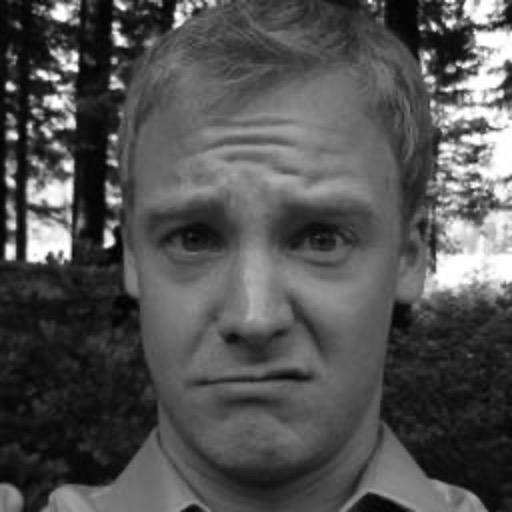
#> input picture Wavelet Thresholding/Test_Image.jpg, 512 x 512 px
$ python run_improved_experiment.py
#> lines starting #> are read from the running program, lines starting #| are printed output that depends on the picture
### Wavelet Thresholding/improved_wavelet_denoising.py
import numpy as np
import cv2
import matplotlib.pyplot as plt
import pywt
from skimage.metrics import peak_signal_noise_ratio as psnr
from skimage.metrics import structural_similarity as ssim
import time
import os
import pandas as pd

def add_gaussian_noise(image, sigma=25):
    """
    Add Gaussian noise to an image.

    Args:
        image: Input image (normalized to [0,1])
        sigma: Standard deviation of the Gaussian noise (in range [0,255])

    Returns:
        Noisy image
    """
    # Convert sigma from [0,255] to [0,1] range
    sigma_normalized = sigma / 255.0

    # Generate noise and add to image
    noise = np.random.normal(0, sigma_normalized, image.shape)
    noisy_image = image + noise
    noisy_image = np.clip(noisy_image, 0, 1)

    # Print debug info
    print(f"Noise generation - Original image shape: {image.shape}, min: {image.min():.4f}, max: {image.max():.4f}")
    print(f"Noisy image - min: {noisy_image.min():.4f}, max: {noisy_image.max():.4f}")

    return noisy_image

def wavelet_denoising(noisy_image, wavelet='db8', level=3, threshold_mode='soft', threshold_scale=1.0):
    """
    Denoise an image using wavelet thresholding.

    Args:
        noisy_image: Input noisy image
        wavelet: Wavelet family to use
        level: Decomposition level
        threshold_mode: 'soft' or 'hard' thresholding
        threshold_scale: Scale factor for the threshold (adjust to tune denoising strength)

    Returns:
        Denoised image and execution time
    """
    # Start timing
    start_time = time.time()

    # Debug input image
    print(f"Input to wavelet_denoising - shape: {noisy_image.shape}, dtype: {noisy_image.dtype}")
    print(f"Input image stats - min: {noisy_image.min():.4f}, max: {noisy_image.max():.4f}")

    # Ensure the image is in float format
    if noisy_image.dtype != np.float32:
        noisy_image = noisy_image.astype(np.float32)
        if noisy_image.max() > 1.0:
            noisy_image /= 255.0
        print("Converted image to float32")

    # Create a copy to work with (avoid modifying the original)
    img = noisy_image.copy()

    # Handle grayscale vs. color images
    if len(img.shape) == 3 and img.shape[2] == 3:
        print("Processing color image")
        # Process each channel separately
        denoised_channels = []
        for i in range(3):
            # Get the current channel
            channel = img[:, :, i]

            # Decompose using wavelet transform
            coeffs = pywt.wavedec2(channel, wavelet, level=level)

            # Estimate noise using the finest-scale coefficients (HH subband)
            finest_level_coeffs = coeffs[1][2]  # HH subband
            noise_sigma = np.median(np.abs(finest_level_coeffs)) / 0.6745

            # Ensure threshold is not too small
            noise_sigma = max(noise_sigma, 0.01)

            # Calculate threshold (universal threshold)
            threshold = noise_sigma * np.sqrt(2 * np.log(channel.size)) * threshold_scale

            print(f"Channel {i} - MAD: {noise_sigma:.6f}, Threshold: {threshold:.6f}")

            # Apply thresholding to detail coefficients
            new_coeffs = list(coeffs)
            for j in range(1, len(coeffs)):
                # Apply threshold to each subband (horizontal, vertical, diagonal)
                if threshold_mode == 'soft':
                    new_coeffs[j] = tuple(pywt.threshold(c, threshold, mode='soft') for c in coeffs[j])
                else:  # hard thresholding
                    new_coeffs[j] = tuple(pywt.threshold(c, threshold, mode='hard') for c in coeffs[j])

            # Reconstruct the channel
            denoised_channel = pywt.waverec2(new_coeffs, wavelet)

            # Handle potential size mismatch
            denoised_channel = denoised_channel[:channel.shape[0], :channel.shape[1]]

            # Debug info
            print(f"Denoised channel {i} - min: {denoised_channel.min():.4f}, max: {denoised_channel.max():.4f}")

            # Add the denoised channel to the list
            denoised_channels.append(denoised_channel)

        # Stack channels
        denoised_image = np.stack(denoised_channels, axis=2)
    else:
        print("Processing grayscale image")
        # Process grayscale image
        coeffs = pywt.wavedec2(img, wavelet, level=level)

        # Estimate noise using the finest-scale coefficients (HH subband)
        finest_level_coeffs = coeffs[1][2]  # HH subband
        noise_sigma = np.median(np.abs(finest_level_coeffs)) / 0.6745

        # Ensure threshold is not too small
        noise_sigma = max(noise_sigma, 0.01)

        # Calculate threshold (universal threshold)
        threshold = noise_sigma * np.sqrt(2 * np.log(img.size)) * threshold_scale

        print(f"Grayscale - MAD: {noise_sigma:.6f}, Threshold: {threshold:.6f}")

        # Apply thresholding to detail coefficients
        new_coeffs = list(coeffs)
        for j in range(1, len(coeffs)):
            # Apply threshold to each subband (horizontal, vertical, diagonal)
            if threshold_mode == 'soft':
                new_coeffs[j] = tuple(pywt.threshold(c, threshold, mode='soft') for c in coeffs[j])
            else:  # hard thresholding
                new_coeffs[j] = tuple(pywt.threshold(c, threshold, mode='hard') for c in coeffs[j])

        # Reconstruct image
        denoised_image = pywt.waverec2(new_coeffs, wavelet)

        # Handle potential size mismatch
        denoised_image = denoised_image[:img.shape[0], :img.shape[1]]

    # Ensure the output is in the valid range [0, 1]
    denoised_image = np.clip(denoised_image, 0, 1)

    # Debug output
    print(f"Final output image - min: {denoised_image.min():.4f}, max: {denoised_image.max():.4f}")

    # End timing
    end_time = time.time()
    execution_time = end_time - start_time

    return denoised_image, execution_time

def denoise_standard(noisy_image, method='gaussian', **kwargs):
    """
    Apply standard denoising methods for comparison.

    Args:
        noisy_image: Input noisy image
        method: Denoising method ('gaussian', 'bilateral', 'median')
        kwargs: Additional parameters for the denoising method

    Returns:
        Denoised image and execution time
    """
    # Start timing
    start_time = time.time()

    # Ensure the image is in uint8 format
    if noisy_image.dtype != np.uint8:
        if np.max(noisy_image) <= 1.0:
            img_uint8 = (noisy_image * 255).astype(np.uint8)
        else:
            img_uint8 = noisy_image.astype(np.uint8)
    else:
        img_uint8 = noisy_image

    # Apply denoising method
    if method == 'gaussian':
        # Default parameters if not provided
        ksize = kwargs.get('ksize', (5, 5))
        sigma = kwargs.get('sigma', 1.5)

        if len(img_uint8.shape) == 3:  # Color image
            denoised_img = cv2.GaussianBlur(img_uint8, ksize, sigma)
        else:  # Grayscale image
            denoised_img = cv2.GaussianBlur(img_uint8, ksize, sigma)

    elif method == 'bilateral':
        # Default parameters if not provided
        d = kwargs.get('d', 9)
        sigma_color = kwargs.get('sigma_color', 75)
        sigma_space = kwargs.get('sigma_space', 75)

        if len(img_uint8.shape) == 3:  # Color image
            denoised_img = cv2.bilateralFilter(img_uint8, d, sigma_color, sigma_space)
        else:  # Grayscale image
            denoised_img = cv2.bilateralFilter(img_uint8, d, sigma_color, sigma_space)

    elif method == 'median':
        # Default parameters if not provided
        ksize = kwargs.get('ksize', 5)

        if len(img_uint8.shape) == 3:  # Color image
            denoised_img = cv2.medianBlur(img_uint8, ksize)
        else:  # Grayscale image
            denoised_img = cv2.medianBlur(img_uint8, ksize)
    else:
        raise ValueError(f"Unknown method: {method}")

    # Convert back to float32 [0,1] if input was float
    if noisy_image.dtype == np.float32 or noisy_image.dtype == np.float64:
        denoised_img = denoised_img.astype(np.float32) / 255.0

    # End timing
    end_time = time.time()
    execution_time = end_time - start_time

    return denoised_img, execution_time

def experiment_multiple_methods(image_path, save_results=True):
    """
    Run experiment with several denoising methods for comparison.

    Args:
        image_path: Path to the original image
        save_results: Whether to save results and figures
    """
#> called with image_path = 'Test_Image.jpg', save_results = True
    # Load image
    print(f"Loading image from {image_path}...")
    original_image = cv2.imread(image_path)
#> original_image is the input picture: shape (512, 512, 3); min 0, max 255, mean 81.9

    if original_image is None:
        raise ValueError(f"Could not load image from {image_path}. Check the file path.")

    print(f"Original image shape: {original_image.shape}, dtype: {original_image.dtype}")
#| Original image shape: (512, 512, 3), dtype: uint8
    print(f"Original image min: {original_image.min()}, max: {original_image.max()}")
#| Original image min: 0, max: 255

    # Convert to RGB (from BGR) if it's a color image
    if len(original_image.shape) == 3 and original_image.shape[2] == 3:
        original_image = cv2.cvtColor(original_image, cv2.COLOR_BGR2RGB)
        print("Converted from BGR to RGB")
    elif len(original_image.shape) == 2:
        print("Image is grayscale")

    # Save original image for reference
    if save_results:
        os.makedirs('results', exist_ok=True)
        os.makedirs('results/denoising_comparison', exist_ok=True)
        cv2.imwrite('results/denoising_comparison/original.png',
                   cv2.cvtColor(original_image, cv2.COLOR_RGB2BGR) if len(original_image.shape) == 3
                   else original_image)

    # Normalize to [0, 1]
    original_float = original_image.astype(np.float32) / 255.0
    print(f"Normalized image min: {original_float.min()}, max: {original_float.max()}")
#| Normalized image min: 0.0, max: 1.0

    # Define noise levels to test
    noise_levels = [25]  # Using only one noise level for simplicity

    # Initialize results table
    results_data = []

    # Loop through noise levels
    for noise_sigma in noise_levels:
        print(f"\nAdding noise with sigma = {noise_sigma}...")

        # Add noise to original image
        noisy_image = add_gaussian_noise(original_float, sigma=noise_sigma)

        # Calculate metrics for noisy image
        noisy_psnr_val = psnr(original_float, noisy_image)
        noisy_ssim_val = ssim(original_float, noisy_image,
                            channel_axis=2 if len(original_float.shape) > 2 else None,
                            data_range=1.0)

        print(f"Noisy image (sigma={noise_sigma}) - PSNR: {noisy_psnr_val:.2f} dB, SSIM: {noisy_ssim_val:.4f}")

        # Add noisy image to results
        results_data.append({
            'Noise_Level': noise_sigma,
            'Method': 'Noisy',
            'PSNR': noisy_psnr_val,
            'SSIM': noisy_ssim_val,
            'Runtime': 0
        })

        # Save noisy image
        if save_results:
            noisy_uint8 = (noisy_image * 255).astype(np.uint8)
            noisy_img_path = f"results/denoising_comparison/noisy_sigma{noise_sigma}.png"
            if len(noisy_image.shape) == 3:
                cv2.imwrite(noisy_img_path, cv2.cvtColor(noisy_uint8, cv2.COLOR_RGB2BGR))
            else:
                cv2.imwrite(noisy_img_path, noisy_uint8)

        # Test different denoising methods

        # 1. Standard OpenCV methods
        methods = {
            'Gaussian': ('gaussian', {'ksize': (5, 5), 'sigma': 1.5}),
            'Bilateral': ('bilateral', {'d': 9, 'sigma_color': 75, 'sigma_space': 75}),
            'Median': ('median', {'ksize': 5})
        }

        for method_name, (method, params) in methods.items():
            print(f"\nTesting {method_name} filter...")

            try:
                denoised_image, runtime = denoise_standard(noisy_image, method=method, **params)

                # Calculate metrics
                denoised_psnr = psnr(original_float, denoised_image)
                denoised_ssim = ssim(original_float, denoised_image,
                                  channel_axis=2 if len(original_float.shape) > 2 else None,
                                  data_range=1.0)

                # Add to results
                results_data.append({
                    'Noise_Level': noise_sigma,
                    'Method': method_name,
                    'PSNR': denoised_psnr,
                    'SSIM': denoised_ssim,
                    'Runtime': runtime
                })

                print(f"  PSNR: {denoised_psnr:.2f} dB, SSIM: {denoised_ssim:.4f}, Runtime: {runtime:.4f} s")

                # Save denoised image
                if save_results:
                    denoised_uint8 = (denoised_image * 255).astype(np.uint8)
                    denoised_img_path = f"results/denoising_comparison/denoised_{method_name}_sigma{noise_sigma}.png"
                    if len(denoised_image.shape) == 3:
                        cv2.imwrite(denoised_img_path, cv2.cvtColor(denoised_uint8, cv2.COLOR_RGB2BGR))
                    else:
                        cv2.imwrite(denoised_img_path, denoised_uint8)

            except Exception as e:
                print(f"  Error: {str(e)}")

        # 2. Wavelet methods
        wavelet_params = [
            ('db8', 2, 'soft', 0.5),
            ('db8', 2, 'hard', 0.5),
            ('sym8', 2, 'soft', 0.5),
            ('sym8', 2, 'hard', 0.5),
        ]

        for wavelet, level, mode, scale in wavelet_params:
            method_name = f"Wavelet_{wavelet}_L{level}_{mode}_s{scale}"
            print(f"\nTesting {method_name}...")

            try:
                denoised_image, runtime = wavelet_denoising(
                    noisy_image, wavelet=wavelet, level=level,
                    threshold_mode=mode, threshold_scale=scale)

                # Calculate metrics
                denoised_psnr = psnr(original_float, denoised_image)
                denoised_ssim = ssim(original_float, denoised_image,
                                  channel_axis=2 if len(original_float.shape) > 2 else None,
                                  data_range=1.0)

                # Add to results
                results_data.append({
                    'Noise_Level': noise_sigma,
                    'Method': method_name,
                    'PSNR': denoised_psnr,
                    'SSIM': denoised_ssim,
                    'Runtime': runtime
                })

                print(f"  PSNR: {denoised_psnr:.2f} dB, SSIM: {denoised_ssim:.4f}, Runtime: {runtime:.4f} s")

                # Save denoised image
                if save_results:
                    denoised_uint8 = (denoised_image * 255).astype(np.uint8)
                    denoised_img_path = f"results/denoising_comparison/denoised_{method_name}_sigma{noise_sigma}.png"
                    if len(denoised_image.shape) == 3:
                        cv2.imwrite(denoised_img_path, cv2.cvtColor(denoised_uint8, cv2.COLOR_RGB2BGR))
                    else:
                        cv2.imwrite(denoised_img_path, denoised_uint8)

            except Exception as e:
                print(f"  Error: {str(e)}")
#> this loop made 1 pass
#> (noisy_psnr_val, noisy_ssim_val) on pass 1: (20.62, 0.288)
#> (printed output is left out)
#> pass 1, in add_gaussian_noise, `noisy_image = image + noise`:
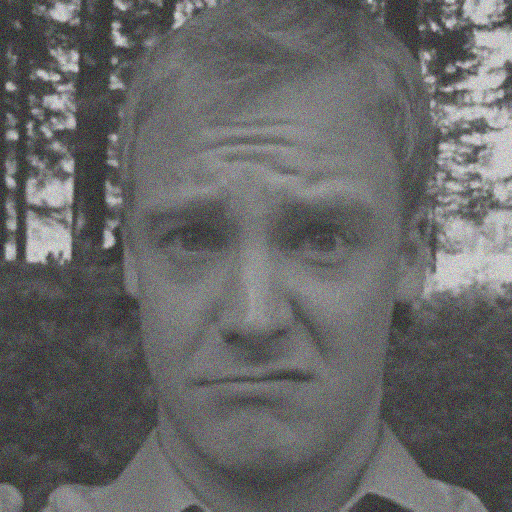
#> noisy_image: shape (512, 512, 3) float64; mean R, G, B 0.321, 0.321, 0.321; drawn with min black and max white
#> pass 1, in add_gaussian_noise, `noisy_image = np.clip(noisy_image, 0, 1)`:
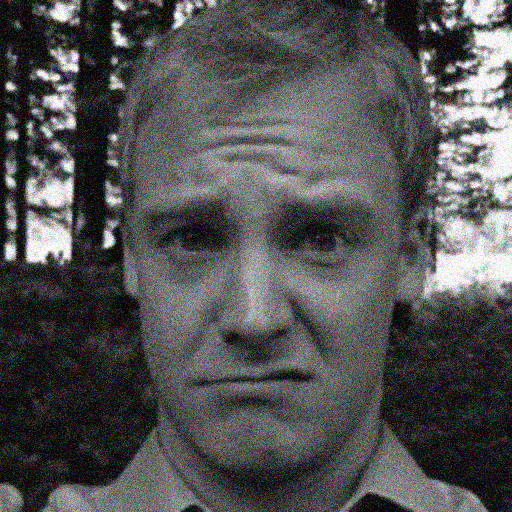
#> noisy_image: shape (512, 512, 3) float64; mean R, G, B 0.324, 0.324, 0.323
#> after the loop:
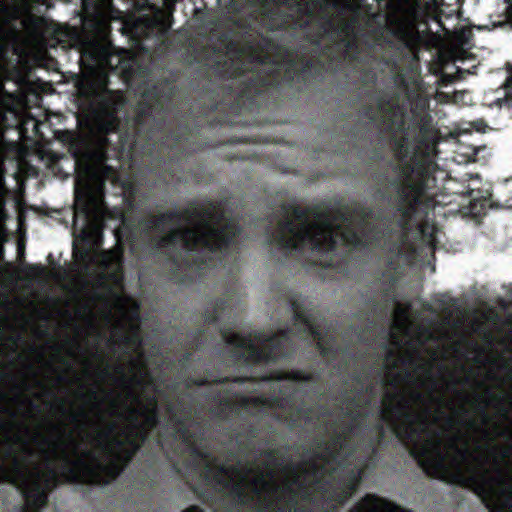
#> denoised_uint8: shape (512, 512, 3); mean R, G, B 82, 82.1, 82
#> after the loop, results_data = 8 items

    # Convert results to DataFrame and save to CSV
    if save_results and results_data:
        df = pd.DataFrame(results_data)
#> df = table of 8 rows and 5 columns
        df.to_csv('results/denoising_comparison/denoising_results.csv', index=False)
        print(f"Saved results to results/denoising_comparison/denoising_results.csv")

    # Create comparison visualization
    if save_results and results_data:
        create_comparison_visualization(results_data, noise_levels, image_path)

    return results_data

def create_comparison_visualization(results_data, noise_levels, image_path):
    """
    Create a visual comparison of all denoising methods.
    """
#> called with image_path = 'Test_Image.jpg'
    # Get original image filename without extension
    img_name = os.path.splitext(os.path.basename(image_path))[0]

    # For each noise level, create a separate figure
    for noise_sigma in noise_levels:
        # Filter results for this noise level
        noise_results = [r for r in results_data if r['Noise_Level'] == noise_sigma]
#> noise_results = 8 items

        if not noise_results:
            continue

        # Sort methods by PSNR (descending)
        methods_sorted = sorted(noise_results, key=lambda x: x['PSNR'], reverse=True)
#> methods_sorted = 8 items

        # Create a grid figure with all methods
        n_methods = len(methods_sorted)
#> n_methods = 8
        n_cols = min(4, n_methods)  # Max 4 columns
#> n_cols = 4
        n_rows = (n_methods + n_cols - 1) // n_cols
#> n_rows = 2

        fig, axes = plt.subplots(n_rows, n_cols, figsize=(n_cols * 4, n_rows * 4))
        if n_rows == 1 and n_cols == 1:
            axes = np.array([[axes]])
        elif n_rows == 1 or n_cols == 1:
            axes = axes.reshape(n_rows, n_cols)

        # Add each method to the figure
        for i, result in enumerate(methods_sorted):
            row = i // n_cols
#> row = 0
            col = i % n_cols
#> col = 0

            method_name = result['Method']
#> method_name = 'Gaussian'

            # Get the image path
            if method_name == 'Noisy':
                img_path = f'results/denoising_comparison/noisy_sigma{noise_sigma}.png'
            else:
                img_path = f'results/denoising_comparison/denoised_{method_name}_sigma{noise_sigma}.png'

            # Load and display the image
            if os.path.exists(img_path):
                img = cv2.imread(img_path)
                img = cv2.cvtColor(img, cv2.COLOR_BGR2RGB)
                axes[row, col].imshow(img)
                axes[row, col].set_title(f"{method_name}\nPSNR: {result['PSNR']:.2f} dB\nSSIM: {result['SSIM']:.4f}")
            else:
                axes[row, col].text(0.5, 0.5, f"Image not available",
                                   horizontalalignment='center', verticalalignment='center')
                axes[row, col].set_title(method_name)

            axes[row, col].axis('off')

        # Hide empty subplots
        for i in range(n_methods, n_rows * n_cols):
            row = i // n_cols
            col = i % n_cols
            axes[row, col].axis('off')
#> this loop made 0 passes

        # Add overall title
        plt.suptitle(f'Denoising Methods Comparison: {img_name} with Noise σ={noise_sigma}', fontsize=16)

        # Adjust layout and save
        plt.tight_layout(rect=[0, 0, 1, 0.96])  # Make room for the suptitle
        plt.savefig(f'results/denoising_comparison/comparison_sigma{noise_sigma}.png', dpi=300, bbox_inches='tight')
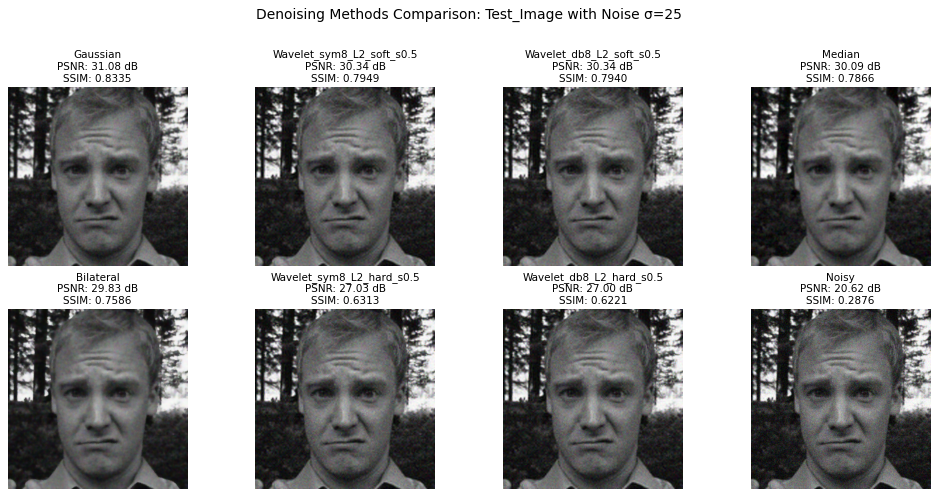
#> figure drawn by matplotlib, 8 panels
        plt.close()

        # Create bar charts for PSNR and SSIM
        plt.figure(figsize=(12, 6))

        # Extract method names and PSNR values
        methods = [r['Method'] for r in methods_sorted]
#> methods = ['Gaussian', 'Wavelet_sym8_L2_soft_s0.5', 'Wavelet_db8_L2_soft_s0.5', 'Median', 'Bilateral', 'Wavelet_sym8_L2_hard_s0.5', 'Wavelet_db8_L2_hard_s0.5', 'Noisy']
        psnr_values = [r['PSNR'] for r in methods_sorted]
#> psnr_values = [31.08, 30.34, 30.34, 30.09, 29.83, 27.03, 27, 20.62]
#> (the rest of the program and of its run is left out)
